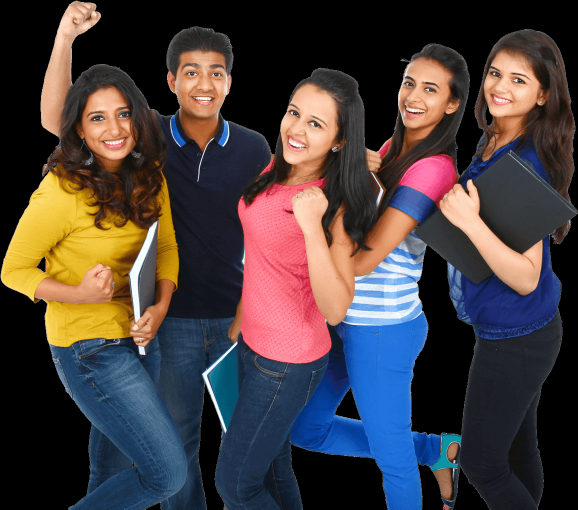
#> input picture test.png, 1155 x 1019 px, found by its file name (shown at 1/2 size)
$ python face.py
#> lines starting #> are read from the running program, lines starting #| are printed output that depends on the picture; after the words box and inside, x2 and y2 are one past the last pixel; in counts of white or black regions, pixels touching at a corner belong together
import cv2
import os

# Define the folder path where your files are located
folder_path = 'C:/Users/Divya/Desktop/FaceDetectionProject/'

# Define the absolute paths to the Haar cascade file and the image file within the folder
haar_cascade_path = os.path.join(folder_path, 'haarcascade_frontalface_default.xml')
image_path = os.path.join(folder_path, 'test.png')
output_path = os.path.join(folder_path, 'face_detected.jpg')

# Check if the Haar cascade file exists
if not os.path.exists(haar_cascade_path):
    print(f"Error: The Haar cascade file was not found at {haar_cascade_path}.")
    exit()

# Load the Haar cascade file
face_cascade = cv2.CascadeClassifier(haar_cascade_path)

# Check if the Haar cascade was loaded successfully
if face_cascade.empty():
    print(f"Error: Failed to load Haar cascade from {haar_cascade_path}.")
    exit()

# Read the image file
img = cv2.imread(image_path)
#> img is the input picture: shape (1019, 1155, 3); mean B, G, R 62.7, 62, 71.5

# Check if the image was successfully loaded
if img is None:
    print(f"Error: Could not open or find the image at {image_path}.")
    exit()

# Convert the image to grayscale
gray = cv2.cvtColor(img, cv2.COLOR_BGR2GRAY)
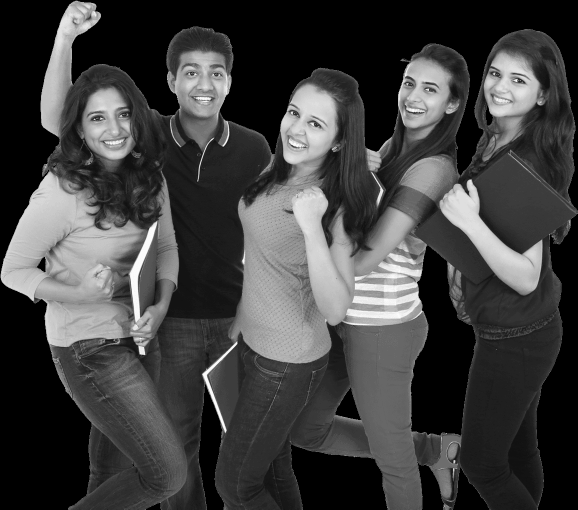
#> gray: shape (1019, 1155) (shown at 1/2 size); min 0, max 251, mean 64.9

# Detect faces
faces = face_cascade.detectMultiScale(gray, scaleFactor=1.1, minNeighbors=5, minSize=(30, 30))
#> faces = [[339, 90, 140, 140], [948, 105, 133, 133], [774, 120, 137, 137], [152, 183, 136, 136], [538, 179, 150, 150]]

# Draw rectangles around the faces
for (x, y, w, h) in faces:
    cv2.rectangle(img, (x, y), (x + w, y + h), (255, 0, 0), 2)
#> this loop made 5 passes
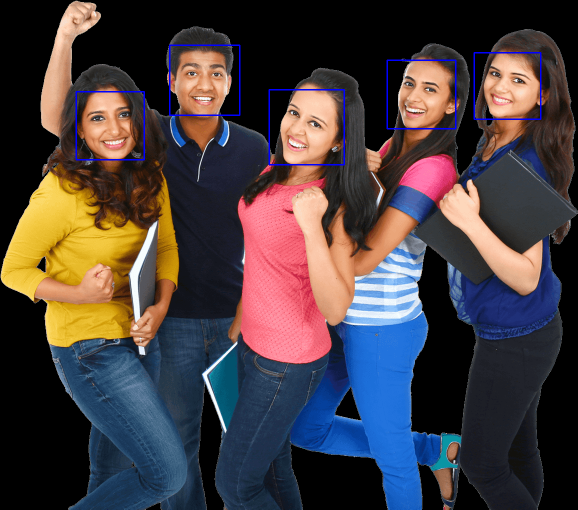
#> img: shape (1019, 1155, 3) (shown at 1/2 size); 0.71% of pixels changed, all inside (x1, y1, x2, y2) = (151, 89, 1083, 331)

# Save the result
cv2.imwrite(output_path, img)
print(f"Face detected image saved as {output_path}")

# Read and resize the output image
output_image = cv2.imread(output_path)
max_width = 800
max_height = 600
height, width = output_image.shape[:2]
#> height = 1019; width = 1155
scaling_factor = min(max_width / width, max_height / height)
#> scaling_factor = 0.589
resized_image = cv2.resize(output_image, (int(width * scaling_factor), int(height * scaling_factor)))
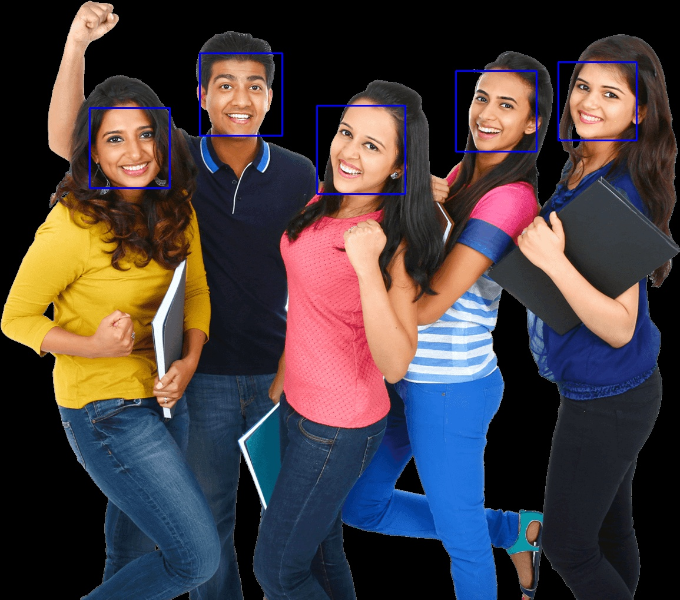
#> resized_image: shape (600, 680, 3); mean B, G, R 64.2, 61.6, 70.9

# Display the output image
cv2.imshow('Detected Faces', resized_image)
cv2.waitKey(0)
cv2.destroyAllWindows()
